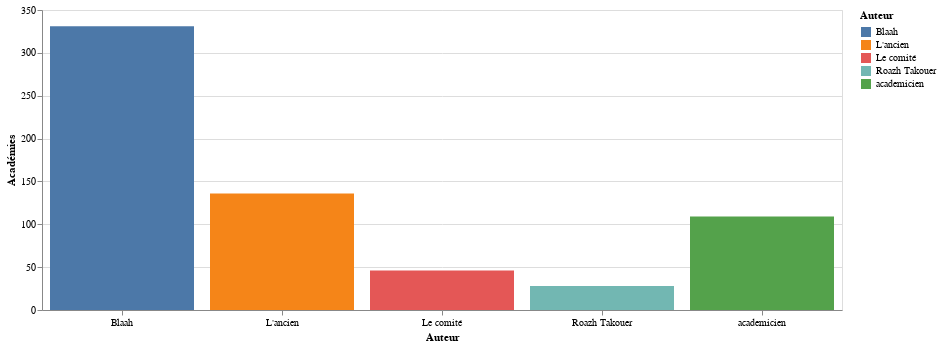

The notebook cell this image was saved under:
### Markdown cell above
## Publications par auteur

### Code cell
alt.Chart(df[["Auteur", "Publications"]]).mark_bar().encode(
    x=alt.X(
        "Auteur:N",
        axis=alt.Axis(labelAngle=0)
    ),
    y=alt.Y(
        "count(Publications):Q",
        axis=alt.Axis(title="Académies")
    ),
    color="Auteur:N",
    tooltip=["Auteur", alt.Tooltip("count(Publications):Q", title="Académies")]
).properties(
    width=DEFAULT_WIDTH
)

### Figure 1 — Vega-Lite specification as saved in the notebook (floating-point values rounded to 4 significant figures; data arrays with more than 128 entries replaced by an {"elided": "..."} marker saying what was removed)
{"config": {"view": {"continuousWidth": 400, "continuousHeight": 300}}, "data": {"name": "data-c9faf5541d026babf0051ea8e0465810"}, "mark": "bar", "encoding": {"color": {"field": "Auteur", "type": "nominal"}, "tooltip": [{"field": "Auteur", "type": "nominal"}, {"aggregate": "count", "field": "Publications", "title": "Académies", "type": "quantitative"}], "x": {"axis": {"labelAngle": 0}, "field": "Auteur", "type": "nominal"}, "y": {"aggregate": "count", "axis": {"title": "Académies"}, "field": "Publications", "type": "quantitative"}}, "width": 800, "$schema": "https://vega.github.io/schema/vega-lite/v4.17.0.json", "datasets": {"data-c9faf5541d026babf0051ea8e0465810": {"elided": "650 records"}}}
